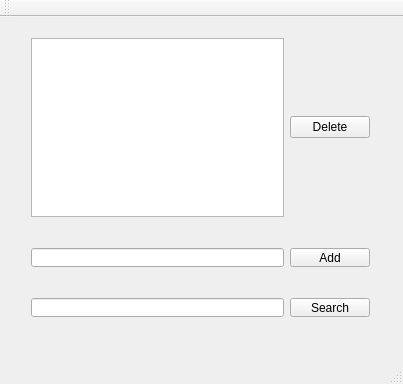
<?xml version="1.0" encoding="UTF-8"?>
<ui version="4.0">
 <class>MainWindow</class>
 <widget class="QMainWindow" name="MainWindow">
  <property name="geometry">
   <rect>
    <x>0</x>
    <y>0</y>
    <width>403</width>
    <height>384</height>
   </rect>
  </property>
  <property name="windowTitle">
   <string>MainWindow</string>
  </property>
  <widget class="QWidget" name="centralWidget">
   <widget class="QWidget" name="horizontalLayoutWidget">
    <property name="geometry">
     <rect>
      <x>20</x>
      <y>10</y>
      <width>361</width>
      <height>201</height>
     </rect>
    </property>
    <layout class="QHBoxLayout" name="horizontalLayout">
     <item>
      <widget class="QTableView" name="BookView">
       <property name="horizontalScrollBarPolicy">
        <enum>Qt::ScrollBarAsNeeded</enum>
       </property>
      </widget>
     </item>
     <item>
      <widget class="QPushButton" name="DelBtn">
       <property name="sizePolicy">
        <sizepolicy hsizetype="Fixed" vsizetype="Fixed">
         <horstretch>0</horstretch>
         <verstretch>0</verstretch>
        </sizepolicy>
       </property>
       <property name="text">
        <string>Delete</string>
       </property>
      </widget>
     </item>
    </layout>
   </widget>
   <widget class="QWidget" name="horizontalLayoutWidget_2">
    <property name="geometry">
     <rect>
      <x>20</x>
      <y>220</y>
      <width>361</width>
      <height>41</height>
     </rect>
    </property>
    <layout class="QHBoxLayout" name="horizontalLayout_2">
     <item>
      <widget class="QLineEdit" name="TitleEdit"/>
     </item>
     <item>
      <widget class="QPushButton" name="AddBtn">
       <property name="sizePolicy">
        <sizepolicy hsizetype="Fixed" vsizetype="Fixed">
         <horstretch>0</horstretch>
         <verstretch>0</verstretch>
        </sizepolicy>
       </property>
       <property name="text">
        <string>Add</string>
       </property>
      </widget>
     </item>
    </layout>
   </widget>
   <widget class="QWidget" name="horizontalLayoutWidget_3">
    <property name="geometry">
     <rect>
      <x>20</x>
      <y>270</y>
      <width>361</width>
      <height>41</height>
     </rect>
    </property>
    <layout class="QHBoxLayout" name="horizontalLayout_3">
     <item>
      <widget class="QLineEdit" name="IsbnEdit"/>
     </item>
     <item>
      <widget class="QPushButton" name="SearchBtn">
       <property name="text">
        <string>Search</string>
       </property>
      </widget>
     </item>
    </layout>
   </widget>
  </widget>
  <widget class="QMenuBar" name="menuBar">
   <property name="geometry">
    <rect>
     <x>0</x>
     <y>0</y>
     <width>403</width>
     <height>25</height>
    </rect>
   </property>
  </widget>
  <widget class="QToolBar" name="mainToolBar">
   <attribute name="toolBarArea">
    <enum>TopToolBarArea</enum>
   </attribute>
   <attribute name="toolBarBreak">
    <bool>false</bool>
   </attribute>
  </widget>
  <widget class="QStatusBar" name="statusBar"/>
 </widget>
 <layoutdefault spacing="6" margin="11"/>
 <resources/>
 <connections/>
</ui>
